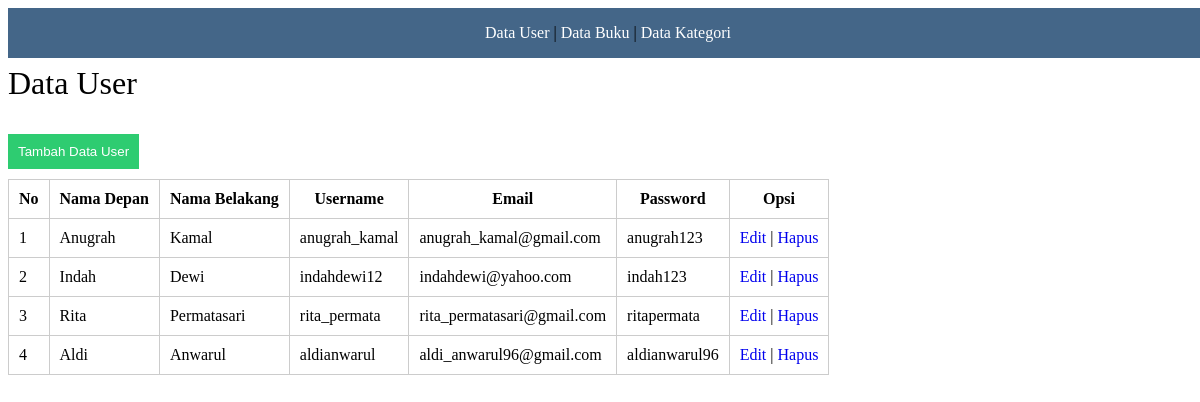
The page / on the database its author committed.
### tables this page shows
CREATE TABLE IF NOT EXISTS `users` (
`id` int(11) NOT NULL,
  `first_name` varchar(30) DEFAULT NULL,
  `last_name` varchar(30) DEFAULT NULL,
  `username` varchar(20) DEFAULT NULL,
  `email` varchar(30) DEFAULT NULL,
  `password` varchar(75) DEFAULT NULL
);

### database.php (called while the page is built, shortened)
<?php
class database{
	function tampil_data(){
		$data=mysql_query("SELECT * FROM users");
		while ($u=mysql_fetch_array($data)) {
			$hasil[]=$u;
		}
		return $hasil;
	}
}
?>

### index.php (the view, shortened to what this page needs)
<!DOCTYPE html>
<html>
<head>
	<link rel="stylesheet" href="styles.css">
</head>
<body>
<?php
include 'database.php';
$db = new database();
?>
<nav class="nav">
<ul><li><a href="index.php">Data User</a> | </li>
	<li><a href="galeri.html">Data Buku</a> | </li>
	<li><a href="harga.html">Data Kategori</a></li>
</ul>
</nav>
<br><br>
<h1>Data User</h1>
<a href="input.php"><input type="submit" value="Tambah Data User"></a>
<table border="1">
	<tr>
		<th>No</th>
		<th>Nama Depan</th>
		<th>Nama Belakang</th>
		<th>Username</th>
		<th>Email</th>
		<th>Password</th>
		<th>Opsi</th>
	</tr>
	<?php
	$no = 1;
	foreach($db->tampil_data() as $user){
	?>
	<tr>
		<td><?php echo $no++; ?></td>
		<td><?php echo $user['first_name']; ?></td>
		<td><?php echo $user['last_name']; ?></td>
		<td><?php echo $user['username']; ?></td>
		<td><?php echo $user['email']; ?></td>
		<td><?php echo $user['password']; ?></td>
		<td>
			<a href="edit.php?id=<?php echo $user['id']; ?>&aksi=edit">Edit</a> |
			<a href="proses.php?id=<?php echo $user['id']; ?>&aksi=hapus">Hapus</a>
		</td>
	</tr>
	<?php
	}
	?>
</table>

### styles.css (style rules this page uses)
nav { width: 100%; background: #468; position: fixed; z-index: 999; }
.nav ul { list-style-type: none; padding: 0; text-align:center; }
.nav li { display: inline; }
.nav ul a { text-decoration: none; display: inline; color: white; }
input[type=submit] { margin:10px 0 10px 0; outline:0; background:#2ecc71; color:#fff; border:0; padding:10px; cursor:pointer }
a { text-decoration:none }
h1, h2, h3, h4, h5, h6 { font-weight: 300; }

### index.php (style rules this page uses)
td,th { border:1px solid #ccc;padding:10px; }
table { border-collapse:collapse; }

### rows shown on the page
users: first_name "Anugrah", last_name "Kamal", username "anugrah_kamal", email "anugrah_kamal@gmail.com", password "anugrah123"
users: first_name "Indah", last_name "Dewi", username "indahdewi12", email "indahdewi@yahoo.com", password "indah123"
users: first_name "Rita", last_name "Permatasari", username "rita_permata", email "rita_permatasari@gmail.com", password "ritapermata"
users: first_name "Aldi", last_name "Anwarul", username "aldianwarul", email "aldi_anwarul96@gmail.com", password "aldianwarul96"
